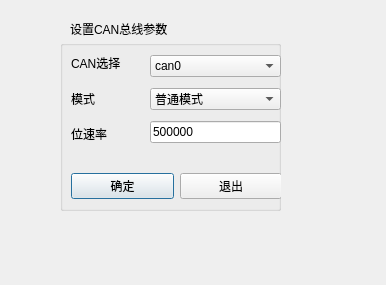
<?xml version="1.0" encoding="UTF-8"?>
<ui version="4.0">
 <class>SetCANPar</class>
 <widget class="QDialog" name="SetCANPar">
  <property name="geometry">
   <rect>
    <x>0</x>
    <y>0</y>
    <width>386</width>
    <height>285</height>
   </rect>
  </property>
  <property name="windowTitle">
   <string>CAN参数设置</string>
  </property>
  <widget class="QGroupBox" name="gB_SetPar">
   <property name="enabled">
    <bool>true</bool>
   </property>
   <property name="geometry">
    <rect>
     <x>60</x>
     <y>40</y>
     <width>221</width>
     <height>171</height>
    </rect>
   </property>
   <property name="title">
    <string/>
   </property>
   <widget class="QWidget" name="layoutWidget">
    <property name="geometry">
     <rect>
      <x>90</x>
      <y>10</y>
      <width>131</width>
      <height>101</height>
     </rect>
    </property>
    <layout class="QVBoxLayout" name="verticalLayout_2">
     <item>
      <widget class="QComboBox" name="cB_Can">
       <item>
        <property name="text">
         <string>can0</string>
        </property>
       </item>
       <item>
        <property name="text">
         <string>can1</string>
        </property>
       </item>
      </widget>
     </item>
     <item>
      <widget class="QComboBox" name="cB_Mode">
       <item>
        <property name="text">
         <string>普通模式</string>
        </property>
       </item>
      </widget>
     </item>
     <item>
      <widget class="QLineEdit" name="lE_Bitrate">
       <property name="enabled">
        <bool>true</bool>
       </property>
       <property name="text">
        <string>500000</string>
       </property>
      </widget>
     </item>
    </layout>
   </widget>
   <widget class="QWidget" name="layoutWidget">
    <property name="geometry">
     <rect>
      <x>11</x>
      <y>8</y>
      <width>62</width>
      <height>101</height>
     </rect>
    </property>
    <layout class="QVBoxLayout" name="verticalLayout">
     <item>
      <widget class="QLabel" name="l_Can">
       <property name="text">
        <string>CAN选择</string>
       </property>
      </widget>
     </item>
     <item>
      <widget class="QLabel" name="lb_Mode">
       <property name="text">
        <string>模式</string>
       </property>
      </widget>
     </item>
     <item>
      <widget class="QLabel" name="l_Bit">
       <property name="text">
        <string>位速率</string>
       </property>
      </widget>
     </item>
    </layout>
   </widget>
   <widget class="QWidget" name="layoutWidget">
    <property name="geometry">
     <rect>
      <x>11</x>
      <y>131</y>
      <width>211</width>
      <height>30</height>
     </rect>
    </property>
    <layout class="QHBoxLayout" name="horizontalLayout">
     <item>
      <widget class="QPushButton" name="pB_Comfirm">
       <property name="text">
        <string>确定</string>
       </property>
      </widget>
     </item>
     <item>
      <widget class="QPushButton" name="pB_Cancel">
       <property name="text">
        <string>退出</string>
       </property>
      </widget>
     </item>
    </layout>
   </widget>
  </widget>
  <widget class="QLabel" name="label">
   <property name="geometry">
    <rect>
     <x>70</x>
     <y>20</y>
     <width>131</width>
     <height>17</height>
    </rect>
   </property>
   <property name="text">
    <string>设置CAN总线参数</string>
   </property>
  </widget>
 </widget>
 <resources/>
 <connections/>
</ui>
